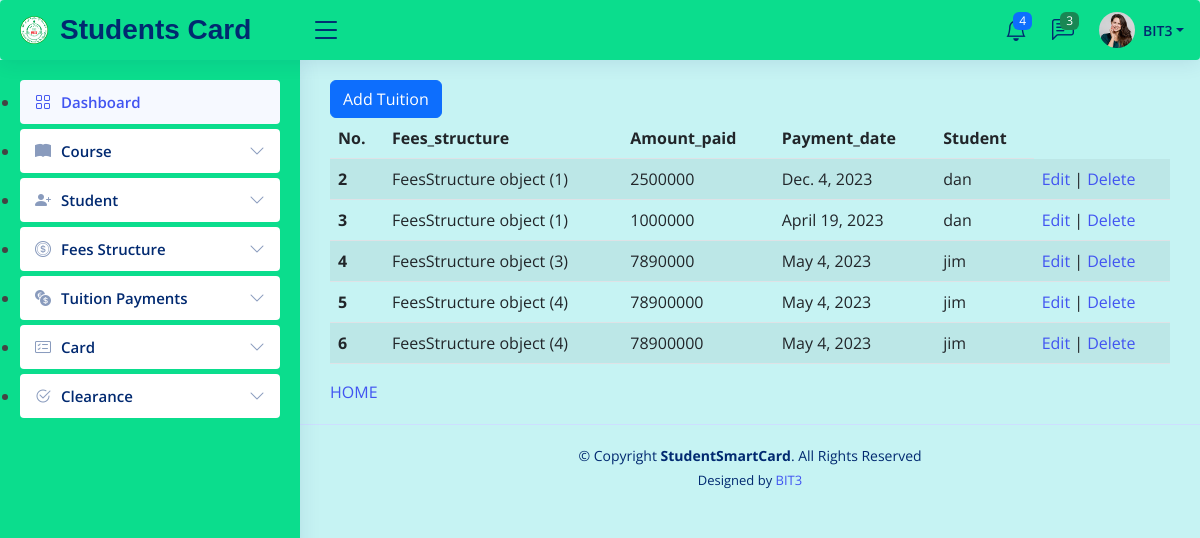
The app's page /add_tuitionpayment/ (signed in) with its own data.
### Cards/models.py (models this page shows, shortened)
class TuitionPayment(models.Model):
    fees_structure = models.ForeignKey(FeesStructure, on_delete = models.CASCADE)
    amount_paid = models.IntegerField(null = True, blank = True)
    payment_date = models.DateField(auto_now = False)
    student = models.ForeignKey(Student, on_delete = models.CASCADE)

class FeesStructure(models.Model):
    SEMESTER = [
        ("1", "1"),
        ("2", "2"),
        ("3", "3"),
    ]
    YEAR = [
        ("1", "1yr"),
        ("2", "2yr"),
        ("3", "3yr"),
        ("4", "4yr"),
    ]
    academic_year = models.CharField(max_length= 10)
    year_of_study = models.CharField(max_length = 3, choices = YEAR)
    semester = models.CharField(max_length = 3, choices = SEMESTER)
    functional_fees = models.IntegerField(null = True, blank = True)
    course = models.ForeignKey(Course, on_delete = models.CASCADE)

class Student(models.Model):
    GENDER_OPTIONS=[
        ("M", "Male"),
        ("F","Female"),
    ]
    MARITAL_STATUS_OPTIONS=[
        ("M","Married"),
        ("S","Single"),
    ]
    SESSION_OPTIONS = [
        ("Day","Day"),
       ("Evening", "Evening"),
        ("Weekend", "Weekend"),
    ]
    student_name = models.CharField(max_length = 50, null= True, blank= True)
    gender = models.CharField(max_length=2, choices=GENDER_OPTIONS)
    course = models.ForeignKey(Course,on_delete=models.CASCADE)
    session = models.CharField(max_length = 8, choices = SESSION_OPTIONS ,null= True, blank= True)
    date_of_birth = models.DateField(auto_now = False)
    address = models.CharField(max_length = 25, null= True, blank= True)
    religion = models.CharField(max_length=20)
    telephone_no = models.CharField(max_length = 15)
    nationality = models.CharField(max_length = 20,null= True, blank= True)
    marital_status = models.CharField(max_length=2, choices= MARITAL_STATUS_OPTIONS)
    def __str__(self):
        return self.student_name

### Cards/views.py (the view)
# urls.py: path('add_tuitionpayment/', add_tuitionpayment_view, name = 'add_tuitionpayment_page'),
@login_required
def add_tuitionpayment_view(request):
    message =''
    if request.method == "POST":
        tuitionpayment_form = TuitionPaymentForm(request.POST)
        if tuitionpayment_form.is_valid():
            tuitionpayment_form.save()
        messages.success(request, message = 'tuitionpayment added succesfully !')
    else:
        tuitionpayment_form = TuitionPaymentForm()
    tuitionpayments = TuitionPayment.objects.all()
    context = {
        'form' : tuitionpayment_form,
        'msg' : message,
        'tuitionpayments' : tuitionpayments,
    }
    return render(request, "add_tuitionpayment.html", context)

### Cards/templates/add_tuitionpayment.html (shortened to what this page needs)
{% extends './base2.html' %}
{% load crispy_forms_tags %}
{% block content %}
                <button type="button" class="btn btn-primary" data-bs-toggle="modal" data-bs-target="#basicModal">
                Add Tuition
                </button>
        <table class="table table-striped">
            <thead>
                <tr>
                    <th scope="col">No.</th>
                    <th scope="col">Fees_structure</th>
                    <th scope="col">Amount_paid</th>
                    <th scope="col">Payment_date</th>
                    <th scope="col">Student</th>
                </tr>
            </thead>
                <tbody>
                    {% for tuitionpayment in tuitionpayments %}
                        <tr>
                            <th scope="row">{{tuitionpayment.id}}</th>
                            <td>{{tuitionpayment.fees_structure}}</td>
                            <td>{{tuitionpayment.amount_paid}}</td>
                            <td>{{tuitionpayment.payment_date}}</td>
                            <td>{{tuitionpayment.student}}</td>
                            <td>
                                <a href="{% url 'edit_tuitionpayment_page' tuitionpayment.id %}">Edit</a> |
                                <a href="{% url 'delete_tuitionpayment_page' tuitionpayment.id %}"
                                onclick ="return confirm('Are you sure to delete this Tuition')">
                                Delete
                                </a>
                            </td>
                        </tr>
                    {% endfor %}
                </tbody>
            </table>
    </div>
    <a href="{% url 'index_page' %}">HOME</a>
{% endblock content %}

### static/assets/css/style.css (style rules this page uses)
:root { scroll-behavior: smooth; }
body { font-family: "Open Sans", sans-serif; background: #c6f3f3; color: #444444; }
a { color: #4154f1; text-decoration: none; }

### records on screen
TuitionPayment: id "2", fees_structure "FeesStructure object (1)", amount_paid "2500000", payment_date "Dec. 4, 2023", student "dan"
TuitionPayment: id "3", fees_structure "FeesStructure object (1)", amount_paid "1000000", payment_date "April 19, 2023", student "dan"
TuitionPayment: id "4", fees_structure "FeesStructure object (3)", amount_paid "7890000", payment_date "May 4, 2023", student "jim"
TuitionPayment: id "5", fees_structure "FeesStructure object (4)", amount_paid "78900000", payment_date "May 4, 2023", student "jim"
TuitionPayment: id "6", fees_structure "FeesStructure object (4)", amount_paid "78900000", payment_date "May 4, 2023", student "jim"
